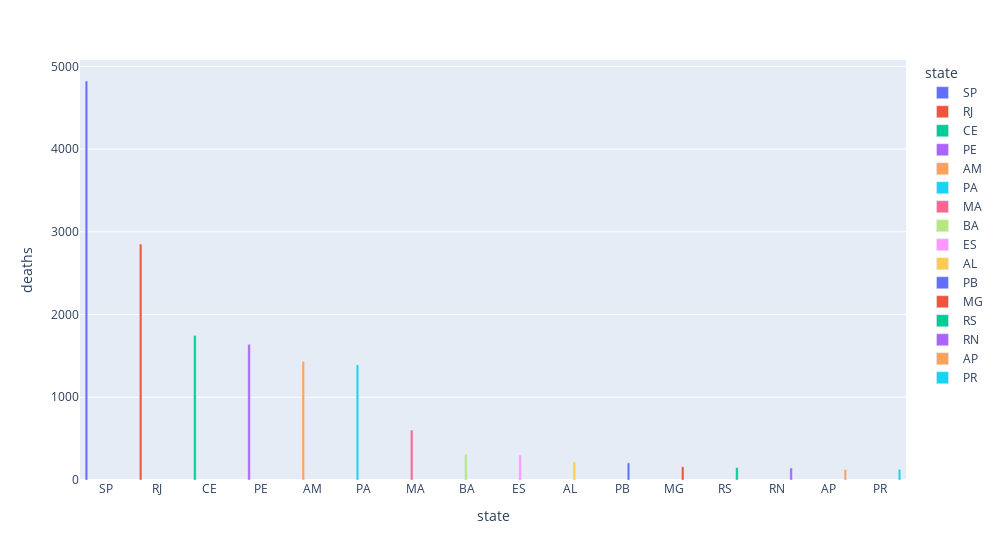

The cell this chart's notebook holds for it:
### Code cell
df = original_df.loc[original_df['date'] == "2020-05-18"];
df = df.loc[df['state'] != "TOTAL"];
df = df.loc[df['deaths'] > 100];
df = df.filter(['state', 'deaths']);
df = df.sort_values(by=['deaths'],ascending=False)

print("\n\nRelação de mortes por estados com mais de 100 mortes")
fig = px.bar(df, x="state", y="deaths", color="state", barmode="group", width=1000)
fig.show()

### Figure 1 — Plotly figure (JSON) as saved in the notebook; plotly's stock layout.template omitted (floating-point values rounded to 4 significant figures)
{"data": [{"alignmentgroup": "True", "hovertemplate": "state=%{x}<br>deaths=%{y}<extra></extra>", "legendgroup": "SP", "marker": {"color": "#636efa"}, "name": "SP", "offsetgroup": "SP", "orientation": "v", "showlegend": true, "textposition": "auto", "type": "bar", "x": ["SP"], "xaxis": "x", "y": [4823], "yaxis": "y"}, {"alignmentgroup": "True", "hovertemplate": "state=%{x}<br>deaths=%{y}<extra></extra>", "legendgroup": "RJ", "marker": {"color": "#EF553B"}, "name": "RJ", "offsetgroup": "RJ", "orientation": "v", "showlegend": true, "textposition": "auto", "type": "bar", "x": ["RJ"], "xaxis": "x", "y": [2852], "yaxis": "y"}, {"alignmentgroup": "True", "hovertemplate": "state=%{x}<br>deaths=%{y}<extra></extra>", "legendgroup": "CE", "marker": {"color": "#00cc96"}, "name": "CE", "offsetgroup": "CE", "orientation": "v", "showlegend": true, "textposition": "auto", "type": "bar", "x": ["CE"], "xaxis": "x", "y": [1748], "yaxis": "y"}, {"alignmentgroup": "True", "hovertemplate": "state=%{x}<br>deaths=%{y}<extra></extra>", "legendgroup": "PE", "marker": {"color": "#ab63fa"}, "name": "PE", "offsetgroup": "PE", "orientation": "v", "showlegend": true, "textposition": "auto", "type": "bar", "x": ["PE"], "xaxis": "x", "y": [1640], "yaxis": "y"}, {"alignmentgroup": "True", "hovertemplate": "state=%{x}<br>deaths=%{y}<extra></extra>", "legendgroup": "AM", "marker": {"color": "#FFA15A"}, "name": "AM", "offsetgroup": "AM", "orientation": "v", "showlegend": true, "textposition": "auto", "type": "bar", "x": ["AM"], "xaxis": "x", "y": [1433], "yaxis": "y"}, {"alignmentgroup": "True", "hovertemplate": "state=%{x}<br>deaths=%{y}<extra></extra>", "legendgroup": "PA", "marker": {"color": "#19d3f3"}, "name": "PA", "offsetgroup": "PA", "orientation": "v", "showlegend": true, "textposition": "auto", "type": "bar", "x": ["PA"], "xaxis": "x", "y": [1392], "yaxis": "y"}, {"alignmentgroup": "True", "hovertemplate": "state=%{x}<br>deaths=%{y}<extra></extra>", "legendgroup": "MA", "marker": {"color": "#FF6692"}, "name": "MA", "offsetgroup": "MA", "orientation": "v", "showlegend": true, "textposition": "auto", "type": "bar", "x": ["MA"], "xaxis": "x", "y": [604], "yaxis": "y"}, {"alignmentgroup": "True", "hovertemplate": "state=%{x}<br>deaths=%{y}<extra></extra>", "legendgroup": "BA", "marker": {"color": "#B6E880"}, "name": "BA", "offsetgroup": "BA", "orientation": "v", "showlegend": true, "textposition": "auto", "type": "bar", "x": ["BA"], "xaxis": "x", "y": [312], "yaxis": "y"}, {"alignmentgroup": "True", "hovertemplate": "state=%{x}<br>deaths=%{y}<extra></extra>", "legendgroup": "ES", "marker": {"color": "#FF97FF"}, "name": "ES", "offsetgroup": "ES", "orientation": "v", "showlegend": true, "textposition": "auto", "type": "bar", "x": ["ES"], "xaxis": "x", "y": [302], "yaxis": "y"}, {"alignmentgroup": "True", "hovertemplate": "state=%{x}<br>deaths=%{y}<extra></extra>", "legendgroup": "AL", "marker": {"color": "#FECB52"}, "name": "AL", "offsetgroup": "AL", "orientation": "v", "showlegend": true, "textposition": "auto", "type": "bar", "x": ["AL"], "xaxis": "x", "y": [221], "yaxis": "y"}, {"alignmentgroup": "True", "hovertemplate": "state=%{x}<br>deaths=%{y}<extra></extra>", "legendgroup": "PB", "marker": {"color": "#636efa"}, "name": "PB", "offsetgroup": "PB", "orientation": "v", "showlegend": true, "textposition": "auto", "type": "bar", "x": ["PB"], "xaxis": "x", "y": [207], "yaxis": "y"}, {"alignmentgroup": "True", "hovertemplate": "state=%{x}<br>deaths=%{y}<extra></extra>", "legendgroup": "MG", "marker": {"color": "#EF553B"}, "name": "MG", "offsetgroup": "MG", "orientation": "v", "showlegend": true, "textposition": "auto", "type": "bar", "x": ["MG"], "xaxis": "x", "y": [161], "yaxis": "y"}, {"alignmentgroup": "True", "hovertemplate": "state=%{x}<br>deaths=%{y}<extra></extra>", "legendgroup": "RS", "marker": {"color": "#00cc96"}, "name": "RS", "offsetgroup": "RS", "orientation": "v", "showlegend": true, "textposition": "auto", "type": "bar", "x": ["RS"], "xaxis": "x", "y": [151], "yaxis": "y"}, {"alignmentgroup": "True", "hovertemplate": "state=%{x}<br>deaths=%{y}<extra></extra>", "legendgroup": "RN", "marker": {"color": "#ab63fa"}, "name": "RN", "offsetgroup": "RN", "orientation": "v", "showlegend": true, "textposition": "auto", "type": "bar", "x": ["RN"], "xaxis": "x", "y": [146], "yaxis": "y"}, {"alignmentgroup": "True", "hovertemplate": "state=%{x}<br>deaths=%{y}<extra></extra>", "legendgroup": "AP", "marker": {"color": "#FFA15A"}, "name": "AP", "offsetgroup": "AP", "orientation": "v", "showlegend": true, "textposition": "auto", "type": "bar", "x": ["AP"], "xaxis": "x", "y": [127], "yaxis": "y"}, {"alignmentgroup": "True", "hovertemplate": "state=%{x}<br>deaths=%{y}<extra></extra>", "legendgroup": "PR", "marker": {"color": "#19d3f3"}, "name": "PR", "offsetgroup": "PR", "orientation": "v", "showlegend": true, "textposition": "auto", "type": "bar", "x": ["PR"], "xaxis": "x", "y": [127], "yaxis": "y"}], "layout": {"barmode": "group", "legend": {"title": {"text": "state"}, "tracegroupgap": 0}, "margin": {"t": 60}, "width": 1000, "xaxis": {"anchor": "y", "categoryarray": ["SP", "RJ", "CE", "PE", "AM", "PA", "MA", "BA", "ES", "AL", "PB", "MG", "RS", "RN", "AP", "PR"], "categoryorder": "array", "domain": [0.0, 1.0], "title": {"text": "state"}}, "yaxis": {"anchor": "x", "domain": [0.0, 1.0], "title": {"text": "deaths"}}}}
